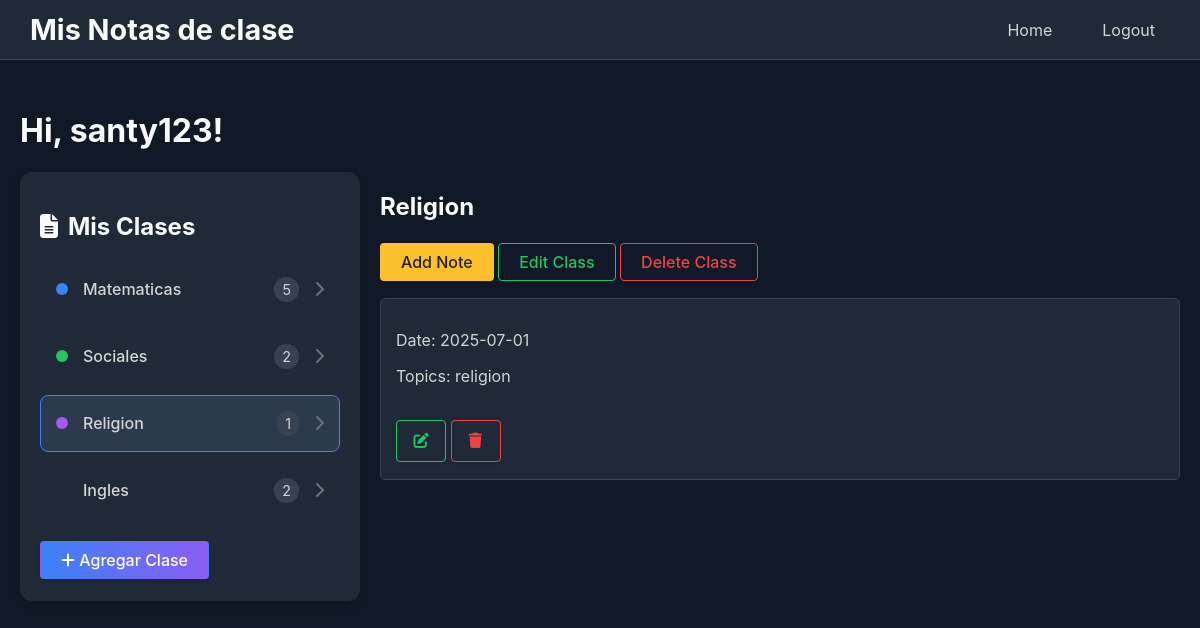
Screenshot of /index/3 (signed in) with the database file from the repository.
### app/models.py (models this page shows, shortened)
class User(UserMixin, db.Model):
    id = db.Column(db.Integer, primary_key=True)
    username = db.Column(db.String(64), index=True, unique=True)
    email = db.Column(db.String(120), index=True, unique=True)
    password_hash = db.Column(db.String(128))
    classes = db.relationship('Class', backref='author', lazy='dynamic')

class Class(db.Model):
    id = db.Column(db.Integer, primary_key=True)
    name = db.Column(db.String(140))
    user_id = db.Column(db.Integer, db.ForeignKey('user.id'))
    notes = db.relationship('Note', backref='cl', lazy='dynamic', cascade="all, delete-orphan")

class Note(db.Model):
    id = db.Column(db.Integer, primary_key=True)
    date = db.Column(db.String(140))
    topics = db.Column(db.String(140))
    class_id = db.Column(db.Integer, db.ForeignKey('class.id'))
    images = db.relationship('NoteImage', backref='note', lazy='dynamic', cascade="all, delete-orphan")

### app/routes.py (the view)
@app.route('/')
@app.route('/index')
@app.route('/index/<int:class_id>')
@login_required
def index(class_id=None):
    classes = Class.query.filter_by(user_id=current_user.id).all()
    if class_id is None and classes:
        selected_class = classes[0]
    else:
        selected_class = Class.query.get(class_id)
    notes = []
    if selected_class:
        notes = Note.query.filter_by(class_id=selected_class.id).all()
    return render_template('index.html', title='Home', classes=classes, notes=notes, selected_class=selected_class)

### app/models.py (called while the page is built)
@login.user_loader
def load_user(id):
    return User.query.get(int(id))

### app/templates/index.html (shortened to what this page needs)
{% extends "base.html" %}
{% block content %}
    <h1>Hi, {{ current_user.username }}!</h1>
    <div class="container">
        <div class="classes-menu">
            <h2><i class="fa-solid fa-file-lines"></i> Mis Clases</h2>
            <ul class="class-list">
                {% for class in classes %}
                <li class="class-item {% if selected_class and class.id == selected_class.id %}active{% endif %}">
                    <a href="{{ url_for('index', class_id=class.id) }}">
                        <span class="class-color-dot"></span>
                        <span class="class-name">{{ class.name }}</span>
                        <span class="note-count">{{ class.notes.count() }}</span>
                        <i class="fa-solid fa-chevron-right"></i>
                    </a>
                </li>
                {% endfor %}
            </ul>
            <a href="{{ url_for('add_class') }}" class="btn-action btn-add-class">
                <i class="fa-solid fa-plus"></i> Agregar Clase
            </a>
        </div>
        <div class="day-notes">
            {% if selected_class %}
                <h2>{{ selected_class.name }}</h2>
                <a href="{{ url_for('add_note', class_id=selected_class.id) }}" class="btn-action btn-note">Add Note</a>
                <a href="{{ url_for('edit_class', id=selected_class.id) }}" class="btn-action btn-edit">Edit Class</a>
                <a href="{{ url_for('delete_class', id=selected_class.id) }}" class="btn-action btn-delete">Delete Class</a>
                {% for note in notes %}
                    <div class="note">
                        <p>Date: {{ note.date }}</p>
                        <p>Topics: {{ note.topics }}</p>
                        <div class="note-actions">
                            <a href="{{ url_for('edit_note', id=note.id) }}" class="btn-action btn-edit btn-icon" title="Edit Note"><i class="fa-solid fa-pen-to-square"></i></a>
                            <a href="{{ url_for('delete_note', id=note.id) }}" class="btn-action btn-delete btn-icon" title="Delete Note"><i class="fa-solid fa-trash"></i></a>
                        </div>
                    </div>
                {% endfor %}
            {% else %}
                <h2>Day Notes</h2>
                <p>No class selected. Select a class to see the notes.</p>
            {% endif %}
        </div>
    </div>
{% endblock %}

### app/static/style.css (style rules this page uses)
body { font-family: -apple-system, BlinkMacSystemFont, "Segoe UI", Roboto, Helvetica, Arial, sans-serif; margin: 0; display: flex; height: 100vh; background-color: #111827; color: #d4d4d4; }
.container { display: flex; gap: 20px; }
.classes-menu { width: 300px; background-color: #1F2937; padding: 20px; border-radius: 12px; box-shadow: 0 4px 12px rgba(0, 0, 0, 0.1); }
.classes-menu h2 { display: flex; align-items: center; gap: 10px; font-size: 1.5em; margin-bottom: 20px; }
.class-list { list-style: none; padding: 0; margin: 0; margin-bottom: 20px; }
.class-item { display: flex; align-items: center; padding: 15px; border-radius: 8px; margin-bottom: 10px; cursor: pointer; transition: background-color 0.2s; border: 1px solid transparent; }
.class-item.active { background-color: #2c3a4e; border-color: #3b82f6; }
.class-color-dot { width: 12px; height: 12px; border-radius: 50%; margin-right: 15px; }
.class-item:nth-child(1) .class-color-dot { background-color: #3b82f6; }
.class-item:nth-child(2) .class-color-dot { background-color: #22c55e; }
.class-item:nth-child(3) .class-color-dot { background-color: #a855f7; }
.class-name { flex-grow: 1; font-weight: 500; }
.note-count { background-color: #374151; padding: 4px 8px; border-radius: 12px; font-size: 0.9em; margin-right: 15px; }
.class-item i { color: #6b7280; }
.btn-add-class { display: flex; align-items: center; justify-content: center; padding: 15px; border-radius: 8px; background: linear-gradient(to right, #3b82f6, #8b5cf6); color: white; font-size: 1.1em; font-weight: 500; text-decoration: none; gap: 10px; }
.day-notes { flex-grow: 1; }
.note { background-color: #1F2937; border: 1px solid #374151; padding: 15px; margin-bottom: 15px; margin-top: 15px; border-radius: 5px; }
.note-actions { margin-top: 16px; }
h1, h2, h3 { color: #F9FAFB; }
a { color: #38bdf8; }
.btn-action { display: inline-block; font-family: inherit; font-size: 1em; font-weight: 500; padding: 8px 20px; border: 1px solid transparent; border-radius: 4px; box-shadow: 0 2px 4px rgba(0,0,0,0.08); cursor: pointer; transition: background 0.2s, box-shadow 0.2s, color 0.2s; text-decoration: none; margin: 2px 0; }
.btn-edit { background: transparent; color: #22c55e; border-color: #22c55e; }
.btn-delete { background: transparent; color: #ef4444; border-color: #ef4444; }
.btn-note { background: #fbc02d; color: #222; }
.btn-icon { padding: 4px 8px; font-size: 0.95em; min-width: 32px; min-height: 32px; display: inline-flex; align-items: center; justify-content: center; }
.class-item a { text-decoration: none; color: inherit; display: flex; align-items: center; width: 100%; }

### rows the page displays
User: username "santy123"
Class: name "Matematicas", notes.count "5"
Class: name "Sociales", notes.count "2"
Class: name "Religion", notes.count "1"
Class: name "Ingles", notes.count "2"
Note: date "2025-07-01", topics "religion"
